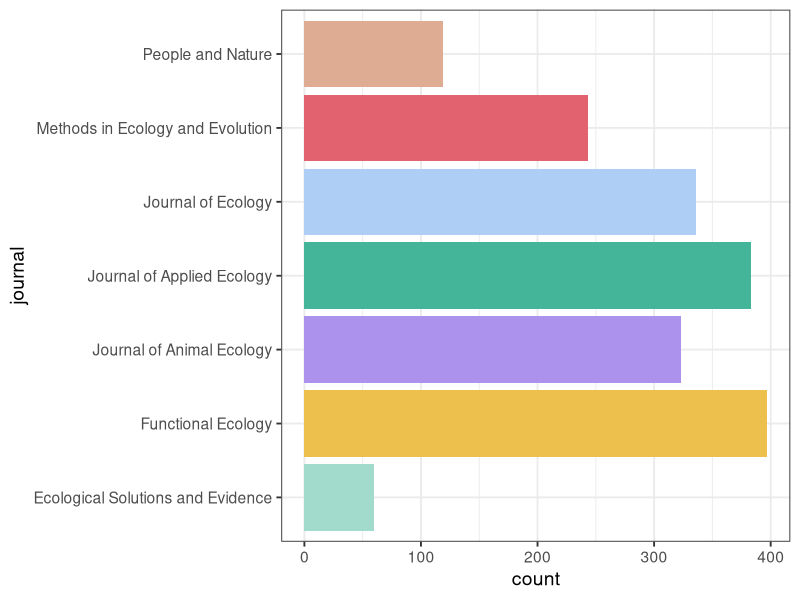
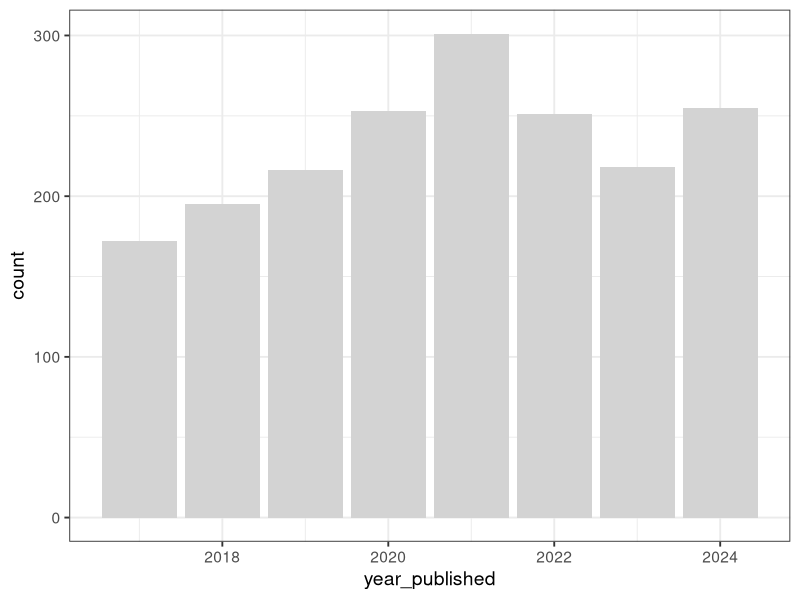
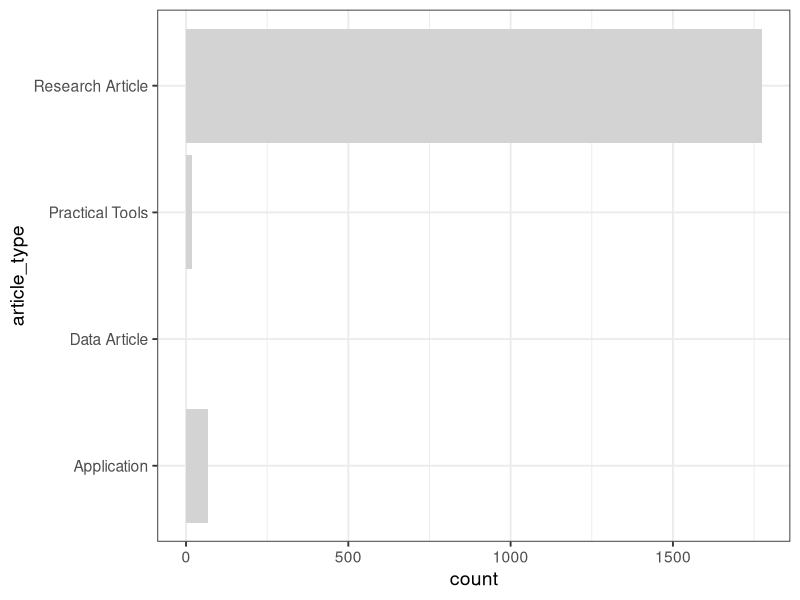
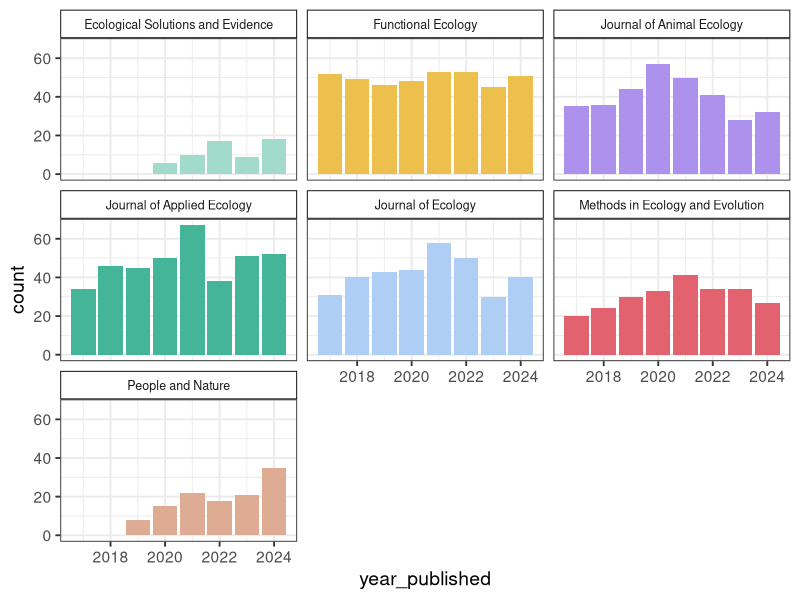
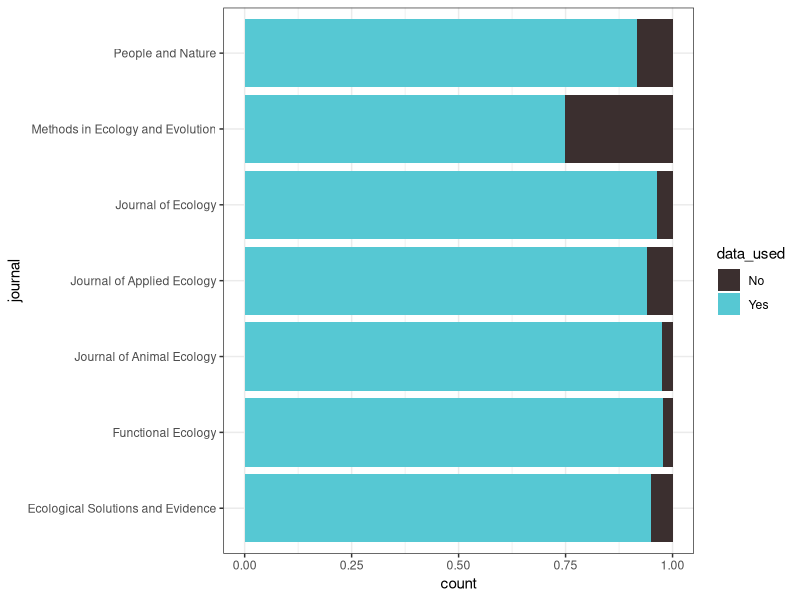
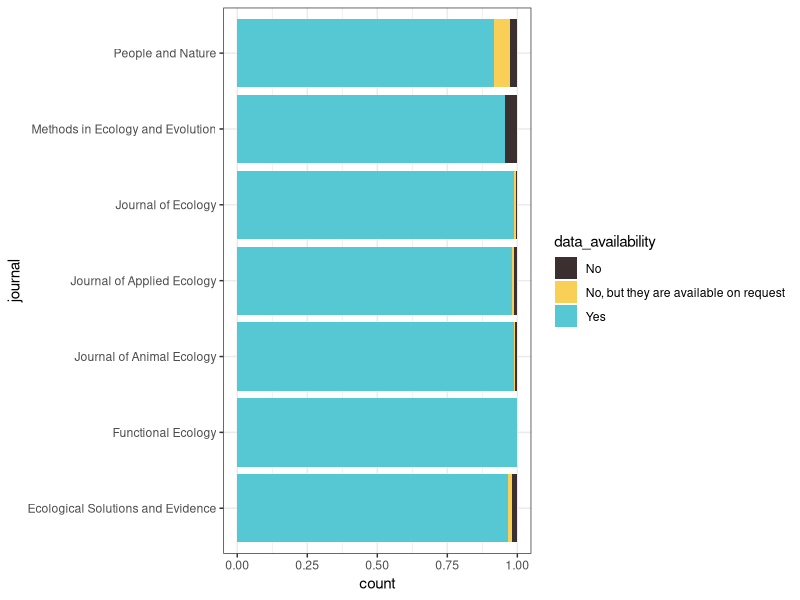
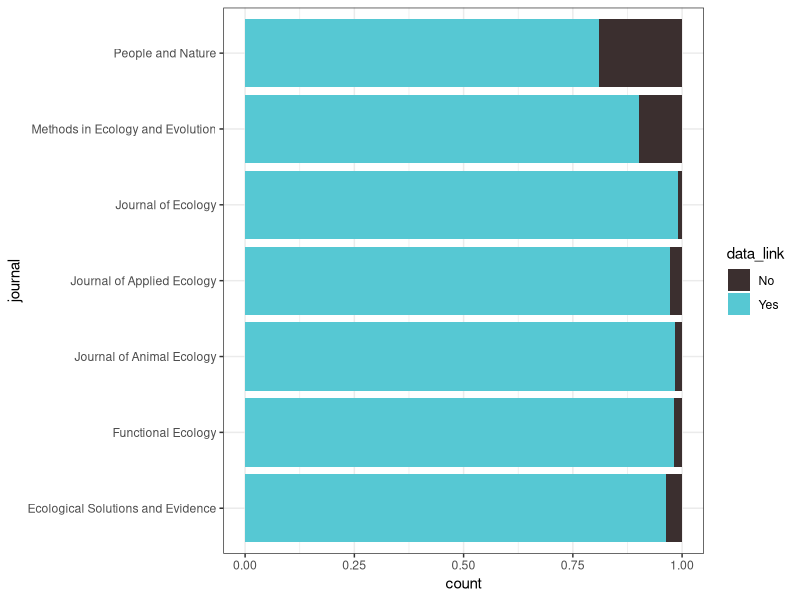
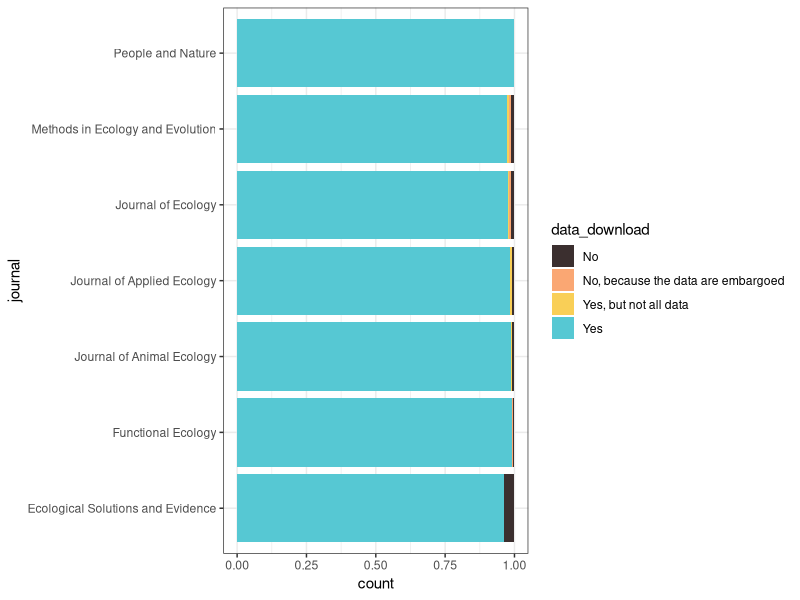

These charts were generated, in order, by the following R code:
## ---- chunk 1
# Load libraries
library(tidyverse)
library(knitr)
library(here)

# Build colour scheme for the journals
journal_cols <- c("#A2DACC", # ESE
                  "#EDC04E", # Functional Ecology
                  "#AC92ED", # J Animal Ecology
                  "#45B599", # J Applied Ecology
                  "#AECEF6", # J Ecology
                  "#e3626f", # MEE
                  "#DDAC93") # People and Nature
## ---- chunk 2
papers <- read_csv(here("data/BES-data-code-hackathon-cleaned_2025-11-16.csv"))
## ---- chunk 3
n_papers <- nrow(distinct(papers, paper_number))
n_papers
## ---- chunk 4
journal_summary <-
  papers %>%
  group_by(journal) %>%
  summarise(count = n())

# Look at results
kable(journal_summary)
## ---- chunk 5
# Quick plot
ggplot(journal_summary, aes(x = journal, y = count, fill = journal)) +
  geom_col() +
  theme_bw(base_size = 14) +
  scale_fill_manual(values = journal_cols) +
  coord_flip() +
  theme(legend.position = "none")
## ---- chunk 6
year_summary <-
  papers %>%
  group_by(year_published) %>%
  summarise(count = n(), precent = count/1861*100)
  

# Look at results
kable(year_summary)
## ---- chunk 7
# Quick plot
ggplot(year_summary, aes(x = year_published, y = count)) +
  geom_col(fill = "lightgrey") +
  theme_bw(base_size = 14)
## ---- chunk 8
article_summary <-
  papers %>%
  group_by(article_type) %>%
  summarise(count = n())

# Look at results
kable(article_summary)
## ---- chunk 9
# Quick plot
ggplot(article_summary, aes(x = article_type, y = count)) +
  geom_col(fill = "lightgrey") +
  theme_bw(base_size = 14) +
  coord_flip()
## ---- chunk 10
paper_summary <-
  papers %>%
  group_by(journal, article_type, year_published) %>%
  summarise(count = n())

# Look at results
kable(paper_summary)
## ---- chunk 11
# Quick plot
ggplot(paper_summary, aes(x = year_published, y = count, fill = journal)) +
  geom_col() +
  theme_bw(base_size = 14) +
  scale_fill_manual(values = journal_cols) +
  theme(legend.position = "none") +
  facet_wrap(~ journal) +
  theme(strip.background = element_rect(colour = "black", fill = "white"), 
        strip.text.x = element_text(size = 9))
## ---- chunk 12
data_by_journal <- 
  papers %>% 
  group_by(journal, data_used)

ggplot(data_by_journal, aes(x = journal, fill = data_used)) + 
  geom_bar(position = "fill") + 
  coord_flip() + 
  scale_fill_manual(values = c("#3b2f2f", "#56c8d3")) +
  theme_bw()
## ---- chunk 13
data_avail_by_journal <- 
  papers %>% 
  filter(data_used == "Yes") %>% 
  select(journal, data_availability)

ggplot(data_avail_by_journal, aes(x = journal, fill = data_availability)) + 
  geom_bar(position = "fill") + 
  scale_fill_manual(values = c("#3b2f2f", "#f9cf57", "#56c8d3")) +
  coord_flip() + 
  theme_bw()
## ---- chunk 14
data_link_by_journal <- 
  papers %>% 
  filter(data_used == "Yes") %>% 
  select(journal, data_link) %>% 
  na.omit()

ggplot(data_link_by_journal, aes(x = journal, fill = data_link)) + 
  geom_bar(position = "fill") + 
  scale_fill_manual(values = c("#3b2f2f", "#56c8d3")) +
  coord_flip() + 
  theme_bw()
## ---- chunk 15
data_download_by_journal <- 
  papers %>% 
  filter(data_used == "Yes") %>% 
  select(journal, data_download) %>% 
  mutate(data_download = factor(data_download, levels = c("No", "No, because the data are embargoed",
                                                          "Yes, but not all data", "Yes" ))) %>%
  na.omit()

ggplot(data_download_by_journal, aes(x = journal, fill = data_download)) + 
  geom_bar(position = "fill") + 
  scale_fill_manual(values = c("#3b2f2f", "#faa773", "#f9cf57", "#56c8d3")) +
  coord_flip() + 
  theme_bw()
## ---- chunk 16
data_open_by_journal <- 
  papers %>% 
  filter(data_used == "Yes") %>% 
  select(journal, data_open) %>% 
  mutate(data_open = factor(data_open, levels = c("No", "Needs specific software or too large",
                                                          "Yes, but not all files", "Yes" ))) %>%
  na.omit()

ggplot(data_open_by_journal, aes(x = journal, fill = data_open)) + 
  geom_bar(position = "fill") + 
  scale_fill_manual(values = c( "#3b2f2f", "#faa773", "#f9cf57", "#56c8d3")) +
  coord_flip() + 
  theme_bw()
## ---- chunk 17
# Top data 10 formats
summary_data_format <- 
  papers %>% 
  filter(data_used == "Yes") %>% 
  select(data_format) %>%
  separate_longer_delim(cols = data_format, delim = ";") %>%
  na.omit() %>%
  group_by(data_format) %>%
  summarise(count = n()) %>% 
  arrange(-count) %>% 
  slice(1:10)

kable(summary_data_format)

## ---- chunk 18
data_archive_by_journal <- 
  papers %>% 
  filter(data_used == "Yes") %>% 
  select(journal, data_archive) %>% 
  na.omit() %>%
  separate_longer_delim(cols = data_archive, delim = ";")

# split by journal
ggplot(data_archive_by_journal, aes(x = journal, fill = data_archive)) + 
  geom_bar(position = "fill") + 
  coord_flip() + 
  theme_bw()

# Without splitting by journal
ggplot(data_archive_by_journal, aes(x = data_archive)) + 
  geom_bar() + 
  coord_flip() + 
  theme_bw()
## ---- chunk 19
data_license_by_journal <- 
  papers %>% 
  filter(data_used == "Yes") %>% 
  select(journal, data_license) %>% 
  mutate(data_license = factor(data_license, levels = c("No", "Unsure", "Yes, but not for all data archived", "Yes"))) %>%
  na.omit() 

ggplot(data_license_by_journal, aes(x = journal, fill = data_license)) + 
  geom_bar(position = "fill") + 
  scale_fill_manual(values = c( "#3b2f2f", "#faa773", "#f9cf57", "#56c8d3")) +
  coord_flip() + 
  theme_bw()
## ---- chunk 20
data_license_type_by_journal <- 
  papers %>% 
  filter(data_used == "Yes" & data_license_type != "No") %>% 
  select(journal, data_license_type) %>% 
  na.omit() 

ggplot(data_license_type_by_journal, aes(x = journal, fill = data_license_type)) + 
  geom_bar(position = "fill") + 
  coord_flip() + 
  theme_bw()
## ---- chunk 21
data_doi_by_journal <- 
  papers %>% 
  filter(data_used == "Yes") %>% 
  select(journal, data_doi) %>% 
  na.omit() 
 
ggplot(data_doi_by_journal, aes(x = journal, fill = data_doi)) + 
  geom_bar(position = "fill") + 
  coord_flip() + 
  theme_bw()
## ---- chunk 22
data_readme_by_journal <- 
  papers %>% 
  filter(data_used == "Yes") %>% 
  select(journal, data_README) %>%
  na.omit()

ggplot(data_readme_by_journal, aes(x = journal, fill = data_README)) + 
  geom_bar(position = "fill") + 
  scale_fill_manual(values = c( "#3b2f2f", "#faa773", "#f9cf57", "#56c8d3")) +
  coord_flip() + 
  theme_bw()
## ---- chunk 23
data_readme_scale_by_journal <- 
  papers %>% 
  filter(data_used == "Yes") %>% 
  select(journal, data_README_scale) %>%
  na.omit()

ggplot(data_readme_scale_by_journal, aes(x = data_README_scale, fill = journal)) + 
  geom_bar() + 
  theme_bw() +
  scale_fill_manual(values = journal_cols) +
  facet_wrap(~journal) +
  theme(legend.position = "none")
## ---- chunk 24
# Average usefulness of README
data_readme_scale_by_journal %>% 
  group_by(journal) %>% 
  summarise(`Average README usefulness` = mean(data_README_scale, na.rm = TRUE)) %>% 
  arrange(-`Average README usefulness`) %>% 
  kable()

## ---- chunk 25
data_completeness_by_journal <- 
  papers %>% 
  filter(data_used == "Yes") %>% 
  select(journal, data_completeness) %>% 
  mutate(data_completeness = factor(data_completeness, levels = c("Unsure", "Low", "Fair", 
                                                                  "High", "Complete"))) %>%
  na.omit() 

ggplot(data_completeness_by_journal, aes(x = journal, fill = data_completeness)) + 
  geom_bar(position = "fill") + 
  coord_flip() + 
  theme_bw()
## ---- chunk 26
code_by_journal <- 
  papers %>% 
  group_by(journal, code_used)

ggplot(code_by_journal, aes(x = journal, fill = code_used)) + 
  geom_bar(position = "fill") + 
  coord_flip() + 
  scale_fill_manual(values = c("#3b2f2f", "yellow", "#56c8d3")) +
  theme_bw()
## ---- chunk 27
code_archived_by_journal <- 
  papers %>% 
  filter(code_used == "Yes") %>%
  select(journal, code_archived) %>%
  na.omit()

ggplot(code_archived_by_journal, aes(x = journal, fill = code_archived)) + 
  geom_bar(position = "fill") + 
  coord_flip() + 
  scale_fill_manual(values = c("#3b2f2f", "#56c8d3")) +
  theme_bw()
## ---- chunk 28
code_avail_by_journal <- 
  papers %>% 
  filter(code_used == "Yes") %>% 
  select(journal, code_availability) %>%
  na.omit()

ggplot(code_avail_by_journal, aes(x = journal, fill = code_availability)) + 
  geom_bar(position = "fill") + 
  scale_fill_manual(values = c("#3b2f2f", "#56c8d3")) +
  coord_flip() + 
  theme_bw()
## ---- chunk 29
code_link_by_journal <- 
  papers %>% 
  filter(code_used == "Yes") %>% 
  select(journal, code_link) %>% 
  na.omit()

ggplot(code_link_by_journal, aes(x = journal, fill = code_link)) + 
  geom_bar(position = "fill") + 
  scale_fill_manual(values = c("#3b2f2f", "#56c8d3")) +
  coord_flip() + 
  theme_bw()
## ---- chunk 30
code_download_by_journal <- 
  papers %>% 
  filter(code_used == "Yes") %>% 
  select(journal, code_download) %>% 
  na.omit()

ggplot(code_download_by_journal, aes(x = journal, fill = code_download)) + 
  geom_bar(position = "fill") + 
  scale_fill_manual(values = c("#3b2f2f", "#56c8d3")) +
  coord_flip() + 
  theme_bw()
## ---- chunk 31
code_open_by_journal <- 
  papers %>% 
  filter(code_used == "Yes") %>% 
  select(journal, code_open) %>%
  na.omit()

ggplot(code_open_by_journal, aes(x = journal, fill = code_open)) + 
  geom_bar(position = "fill") + 
  scale_fill_manual(values = c( "#faa773", "#3b2f2f", "#56c8d3")) +
  coord_flip() + 
  theme_bw()
## ---- chunk 32
code_format_by_journal <- 
  papers %>% 
  filter(code_used == "Yes") %>% 
  select(journal, code_format) %>%
  separate_longer_delim(cols = code_format, delim = ";") %>%
  na.omit()

ggplot(code_format_by_journal, aes(x = journal, fill = code_format)) + 
  geom_bar(position = "fill") + 
  coord_flip() + 
  theme_bw()

## ---- chunk 33
code_archive_by_journal <- 
  papers %>% 
  filter(code_used == "Yes") %>% 
  select(journal, code_archive) %>% 
  na.omit() %>%
  separate_longer_delim(cols = code_archive, delim = ";")

# split by journal
ggplot(code_archive_by_journal, aes(x = journal, fill = code_archive)) + 
  geom_bar(position = "fill") + 
  coord_flip() + 
  theme_bw()
## ---- chunk 34
# Without splitting by journal
ggplot(code_archive_by_journal, aes(x = code_archive)) + 
  geom_bar() + 
  coord_flip() + 
  theme_bw()
## ---- chunk 35
code_license_by_journal <- 
  papers %>% 
  filter(code_used == "Yes") %>% 
  select(journal, code_license) %>% 
  na.omit() 

ggplot(code_license_by_journal, aes(x = journal, fill = code_license)) + 
  geom_bar(position = "fill") + 
  scale_fill_manual(values = c( "#3b2f2f", "#faa773", "#56c8d3")) +
  coord_flip() + 
  theme_bw()
## ---- chunk 36
code_license_type_by_journal <- 
  papers %>% 
  filter(code_used == "Yes" & code_license_type != "No") %>% 
  select(journal, code_license_type) %>% 
  na.omit() 

ggplot(code_license_type_by_journal, aes(x = journal, fill = code_license_type)) + 
  geom_bar(position = "fill") + 
  coord_flip() + 
  theme_bw()
## ---- chunk 37
code_doi_by_journal <- 
  papers %>% 
  filter(code_used == "Yes") %>% 
  select(journal, code_doi) %>% 
  na.omit() 
 
ggplot(code_doi_by_journal, aes(x = journal, fill = code_doi)) + 
  geom_bar(position = "fill") + 
  coord_flip() + 
  theme_bw()
## ---- chunk 38
code_readme_by_journal <- 
  papers %>% 
  filter(code_used == "Yes") %>% 
  select(journal, code_README) %>%
  na.omit()

ggplot(code_readme_by_journal, aes(x = journal, fill = code_README)) + 
  geom_bar(position = "fill") + 
  scale_fill_manual(values = c( "#3b2f2f", "#faa773", "#56c8d3")) +
  coord_flip() + 
  theme_bw()
## ---- chunk 39
code_readme_scale_by_journal <- 
  papers %>% 
  filter(code_used == "Yes") %>% 
  select(journal, code_README_scale) %>%
  na.omit()

ggplot(code_readme_scale_by_journal, aes(x = code_README_scale, fill = journal)) + 
  geom_bar() + 
  theme_bw() +
  scale_fill_manual(values = journal_cols) +
  facet_wrap(~journal) +
  theme(legend.position = "none")
## ---- chunk 40
# Average usefulness of README
code_readme_scale_by_journal %>% 
  group_by(journal) %>% 
  summarise(`Average README usefulness` = mean(code_README_scale, na.rm = TRUE)) %>% 
  arrange(-`Average README usefulness`) %>% 
  kable()

## ---- chunk 41
code_annotation_by_journal <- 
  papers %>% 
  filter(code_used == "Yes") %>% 
  select(journal, code_annotation_scale) %>%
  na.omit()

ggplot(code_annotation_by_journal, aes(x = code_annotation_scale, fill = journal)) + 
  geom_bar() + 
  theme_bw() +
  scale_fill_manual(values = journal_cols) +
  facet_wrap(~journal) +
  theme(legend.position = "none")
## ---- chunk 42
# Average completeness of annotation
code_annotation_by_journal %>% 
  group_by(journal) %>% 
  summarise(`Average annotation` = mean(code_annotation_scale, na.rm = TRUE)) %>% 
  arrange(-`Average annotation`) %>% 
  kable()

## ---- chunk 43
code_CITATION_by_journal <- 
  papers %>% 
  filter(code_used == "Yes") %>% 
  select(journal, code_CITATION) %>%
  na.omit() 

ggplot(code_CITATION_by_journal, aes(x = journal, fill = code_CITATION)) + 
  geom_bar(position = "fill") + 
  scale_fill_manual(values = c( "#3b2f2f", "#faa773", "#56c8d3")) +
  coord_flip() + 
  theme_bw()
## ---- chunk 44
code_manual_by_journal <- 
  papers %>% 
  filter(code_used == "Yes") %>% 
  select(journal, code_vignette) %>%
  na.omit() 

ggplot(code_manual_by_journal, aes(x = journal, fill = code_vignette)) + 
  geom_bar(position = "fill") + 
  scale_fill_manual(values = c( "#3b2f2f", "#faa773", "#56c8d3")) +
  coord_flip() + 
  theme_bw()
## ---- chunk 45
# Top code 10 languages
summary_code_language <- 
  papers %>% 
  filter(code_used == "Yes") %>% 
  select(code_language) %>%
  separate_longer_delim(cols = code_language, delim = ";") %>%
  na.omit() %>%
  group_by(code_language) %>%
  summarise(count = n()) %>% 
  arrange(-count) %>% 
  slice(1:10)

kable(summary_code_language)
